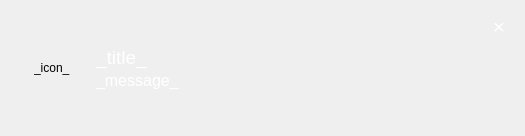
<?xml version="1.0" encoding="UTF-8"?>
<ui version="4.0">
 <class>NotificationDialog</class>
 <widget class="QDialog" name="NotificationDialog">
  <property name="geometry">
   <rect>
    <x>0</x>
    <y>0</y>
    <width>525</width>
    <height>136</height>
   </rect>
  </property>
  <property name="windowTitle">
   <string>Dialog</string>
  </property>
  <property name="styleSheet">
   <string notr="true"/>
  </property>
  <layout class="QGridLayout" name="gridLayout">
   <property name="leftMargin">
    <number>10</number>
   </property>
   <property name="topMargin">
    <number>10</number>
   </property>
   <property name="rightMargin">
    <number>10</number>
   </property>
   <property name="bottomMargin">
    <number>10</number>
   </property>
   <property name="spacing">
    <number>0</number>
   </property>
   <item row="0" column="0">
    <widget class="QWidget" name="container" native="true">
     <property name="styleSheet">
      <string notr="true">border: 0px;
border-radius: 8px;
background-color: none;

</string>
     </property>
     <layout class="QHBoxLayout" name="horizontalLayout" stretch="0,1,0">
      <property name="leftMargin">
       <number>24</number>
      </property>
      <property name="topMargin">
       <number>0</number>
      </property>
      <property name="rightMargin">
       <number>0</number>
      </property>
      <property name="bottomMargin">
       <number>0</number>
      </property>
      <item>
       <widget class="QLabel" name="icon">
        <property name="text">
         <string>_icon_</string>
        </property>
       </widget>
      </item>
      <item>
       <layout class="QVBoxLayout" name="verticalLayout">
        <property name="spacing">
         <number>2</number>
        </property>
        <property name="leftMargin">
         <number>20</number>
        </property>
        <item>
         <spacer name="verticalSpacer">
          <property name="orientation">
           <enum>Qt::Vertical</enum>
          </property>
          <property name="sizeHint" stdset="0">
           <size>
            <width>20</width>
            <height>40</height>
           </size>
          </property>
         </spacer>
        </item>
        <item>
         <widget class="QLabel" name="title">
          <property name="font">
           <font>
            <pointsize>14</pointsize>
           </font>
          </property>
          <property name="styleSheet">
           <string notr="true">background: none;
color: #FFF;
</string>
          </property>
          <property name="text">
           <string>_title_</string>
          </property>
         </widget>
        </item>
        <item>
         <widget class="QLabel" name="message">
          <property name="font">
           <font>
            <pointsize>12</pointsize>
           </font>
          </property>
          <property name="styleSheet">
           <string notr="true">background: none;
color: #FFF;</string>
          </property>
          <property name="text">
           <string>_message_</string>
          </property>
          <property name="alignment">
           <set>Qt::AlignLeading|Qt::AlignLeft|Qt::AlignVCenter</set>
          </property>
          <property name="wordWrap">
           <bool>true</bool>
          </property>
         </widget>
        </item>
        <item>
         <spacer name="verticalSpacer_2">
          <property name="orientation">
           <enum>Qt::Vertical</enum>
          </property>
          <property name="sizeHint" stdset="0">
           <size>
            <width>20</width>
            <height>40</height>
           </size>
          </property>
         </spacer>
        </item>
       </layout>
      </item>
      <item>
       <layout class="QVBoxLayout" name="verticalLayout_2">
        <property name="spacing">
         <number>0</number>
        </property>
        <item alignment="Qt::AlignRight">
         <widget class="QPushButton" name="pushButton">
          <property name="sizePolicy">
           <sizepolicy hsizetype="Preferred" vsizetype="Preferred">
            <horstretch>0</horstretch>
            <verstretch>0</verstretch>
           </sizepolicy>
          </property>
          <property name="minimumSize">
           <size>
            <width>32</width>
            <height>32</height>
           </size>
          </property>
          <property name="font">
           <font>
            <pointsize>16</pointsize>
           </font>
          </property>
          <property name="styleSheet">
           <string notr="true">background: none;
border: none;
color:#FFF;</string>
          </property>
          <property name="text">
           <string>×</string>
          </property>
         </widget>
        </item>
        <item>
         <spacer name="verticalSpacer_3">
          <property name="orientation">
           <enum>Qt::Vertical</enum>
          </property>
          <property name="sizeHint" stdset="0">
           <size>
            <width>20</width>
            <height>40</height>
           </size>
          </property>
         </spacer>
        </item>
       </layout>
      </item>
     </layout>
    </widget>
   </item>
  </layout>
 </widget>
 <resources/>
 <connections>
  <connection>
   <sender>pushButton</sender>
   <signal>clicked()</signal>
   <receiver>NotificationDialog</receiver>
   <slot>accept()</slot>
   <hints>
    <hint type="sourcelabel">
     <x>339</x>
     <y>49</y>
    </hint>
    <hint type="destinationlabel">
     <x>405</x>
     <y>71</y>
    </hint>
   </hints>
  </connection>
 </connections>
</ui>
